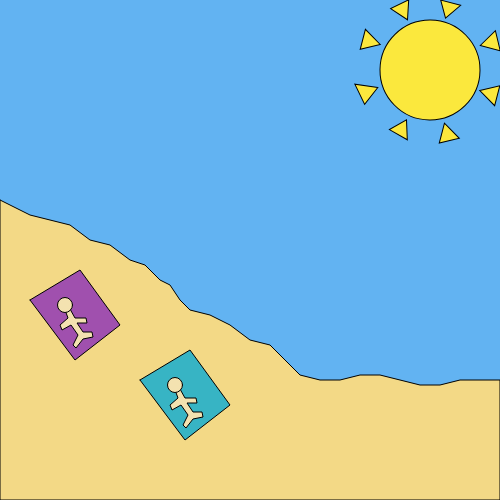
Frame 1 (no input)
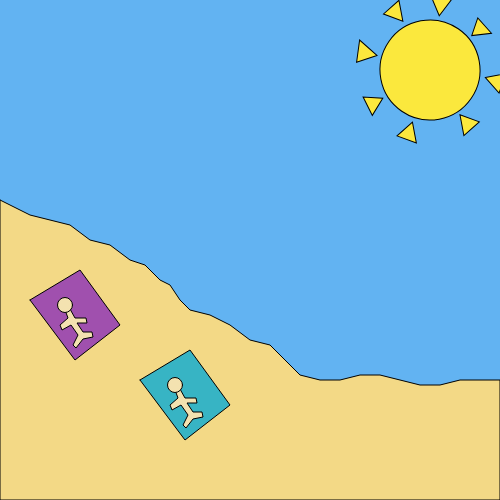
Frame 60 (no input)
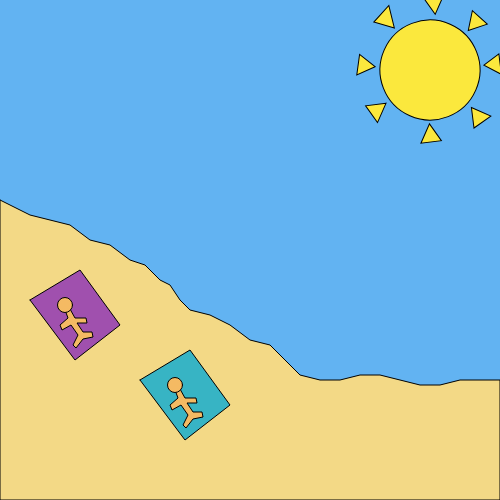
Frame 120 (the mouse pressed at the canvas centre since frame 60)

The p5.js sketch that drew these frames (run headless with seeded random() and noise() and a simulated clock; from frame 60 on, the mouse is pressed at the canvas centre):

// p5.js sketch
// ── sketch.js
// Hér kemur kóðinn þinn:

var snuninur = 0
var menn = 0

function setup() {
  createCanvas(500, 500);
  background(98, 179, 242);
  frameRate(50); 
}

function draw() {
  
  background(98, 179, 242);
  
  drawextrabackground();
  
 
    if(menn <= 100)
    {
      drawmen(243, 226, 176, 0, 0);  
      drawmen(243, 226, 176, 110, 80);    
    }
    
    if(menn >= 100 && menn <= 200)
    {
      drawmen(244, 186, 99, 0, 0);  
      drawmen(244, 186, 99, 110, 80);    
    }
    
    if(menn >= 200 && menn <= 300)
    {
      drawmen(226, 99, 30, 0, 0);  
      drawmen(226, 99, 30, 110, 80);    
    }
  
    if(menn >= 300)
    {
      drawmen(239, 83, 80, 0, 0);  
      drawmen(239, 83, 80, 110, 80);    
    }
  
  
    menn = menn+1
    if (menn == 400)
    {
      menn = 0
    }
  
  
  //sólin  
  drawsun();  

}

function drawextrabackground(){
  
  //hóll 
  beginShape();
  fill(243, 217, 134);
  
  vertex(0, 200);
  vertex(10, 205);
  vertex(20, 210);
  vertex(30, 215);
  vertex(50, 220);
  vertex(70, 225);
  vertex(90, 240);
  vertex(110, 245);
  vertex(130, 260);
  vertex(145, 265);
  vertex(160, 280);
  vertex(170, 285);
  vertex(180, 300);
  vertex(190, 310);
  vertex(210, 315);
  vertex(230, 325);
  vertex(250, 340);
  vertex(270, 345);
  vertex(300, 375);
  vertex(320, 380);
  vertex(340, 380);
  vertex(360, 375);
  vertex(380, 375);
  vertex(400, 380);
  vertex(420, 385);
  vertex(440, 385);
  vertex(460, 380);
  vertex(500, 380);
  vertex(500, 500);
  vertex(0, 500);
  vertex(0, 200);
  endShape();
  
    
  //motta1
  drawmotta(160,80,174,0,0);
  drawmotta(55,180,196,110,80);
  
}

function drawmotta(f1,f2,f3,offs1,offs2){
  fill(f1, f2, f3);
  beginShape();
  vertex(30+offs1, 300+offs2);
  vertex(80+offs1, 270+offs2);
  vertex(120+offs1, 325+offs2);
  vertex(75+offs1, 360+offs2);
  vertex(30+offs1, 300+offs2);
  endShape(); 
}

function drawsun() {
  snuninur = snuninur+0.01;

  translate(430 , 70);{
  rotate(snuninur);
  ellipseMode(CENTER); 
  translate(-400, -100);
  fill(251, 232, 61);
  ellipse(400, 100, 100, 100);
  
  triangle(350, 75, 335, 60, 330, 80);
  triangle(377, 50, 378, 30, 360, 39);
  triangle(415, 48, 410, 30, 430, 35);
  triangle(450, 75, 465, 60, 470, 80);
  triangle(450, 120, 470, 115, 465, 135);
  triangle(415, 153, 410, 173, 430, 168);
  triangle(377, 150, 378, 170, 360, 160);
  triangle(348, 118, 325, 115, 335, 135);
  }
}

function drawmen(col1,col2,col3, offs1, offs2){  
  fill(col1, col2, col3);
  beginShape();
  vertex(65+offs1, 310+offs2);
  vertex(68+offs1, 318+offs2);
  vertex(60+offs1, 325+offs2);
  vertex(62+offs1, 330+offs2);
  vertex(71+offs1, 325+offs2);
  vertex(78+offs1, 335+offs2);
  vertex(73+offs1, 345+offs2);
  vertex(76+offs1, 348+offs2);
  vertex(83+offs1, 339+offs2);
  vertex(93+offs1, 337+offs2);
  vertex(92+offs1, 332+offs2);
  vertex(83+offs1, 332+offs2);
  vertex(77+offs1, 323+offs2);
  vertex(87+offs1, 323+offs2);
  vertex(86+offs1, 318+offs2);
  vertex(75+offs1, 318+offs2);
  vertex(70+offs1, 309+offs2);
  endShape();
  ellipse(65+offs1, 305+offs2, 15, 15);
}
